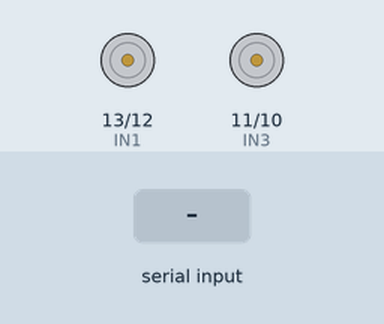
Recording of a sketch running on a simulated Arduino Uno, built with avr-gcc and run on an emulated ATmega328P. On the bench: motor-driver pin pairs drawn as motors (green arrow = first pin HIGH = forward, orange = second pin HIGH = backward, longer = more drive, scaled by the enable pin). The inputs (shaded band) are chosen by the test bench.

Above: at 1.2 s.
1.3 s: "F" received over Serial
At 2.3 s:
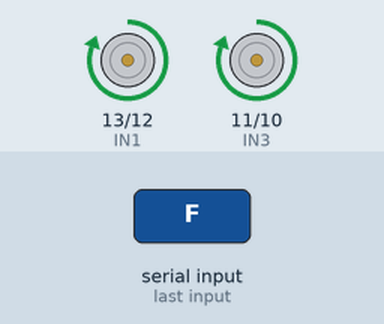
2.8 s: "B" received over Serial
At 3.4 s:
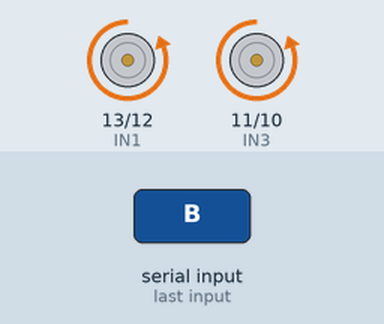
4.3 s: "L" received over Serial
At 5.5 s:
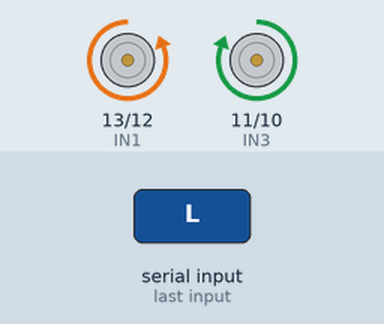
5.8 s: "R" received over Serial
At 6.9 s:
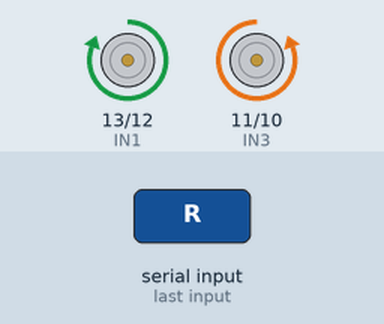
7.3 s: "S" received over Serial
At 8.0 s:
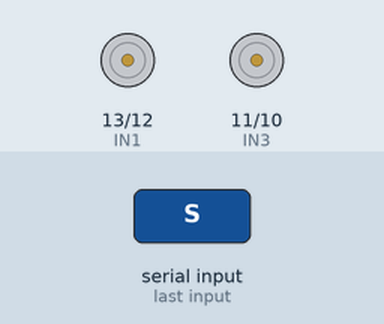
Timing chart, 0 to 9.8 s (numbered marks = the images above; inputs shaded):
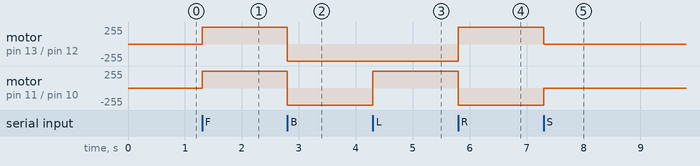

The sketch:

BTCar.ino
```cpp
// Definirea pinilor pentru L298N
#define IN1 13
#define IN2 12
#define IN3 11
#define IN4 10
#define ENA 9  // PWM pentru motorul din față
#define ENB 8  // PWM pentru motorul din spate

char command;
char lastCommand = '\0';

void setup() {
  // Configurarea pinilor ca ieșiri
  pinMode(IN1, OUTPUT);
  pinMode(IN2, OUTPUT);
  pinMode(IN3, OUTPUT);
  pinMode(IN4, OUTPUT);
  pinMode(ENA, OUTPUT);
  pinMode(ENB, OUTPUT);

  // Pornirea comunicației seriale
  Serial.begin(9600);
}

void loop() {
  if (Serial.available() > 0) {
    command = Serial.read();
    if (command != lastCommand) { // Execută doar dacă comanda se schimbă
      lastCommand = command;
      stopMotors(); // Oprește motoarele înainte de a schimba direcția
      switch (command) {
        case 'F': forward(); break; // Înainte
        case 'B': back(); break;    // Înapoi
        case 'L': left(); break;    // Stânga
        case 'R': right(); break;   // Dreapta
        case 'S': stopMotors(); break; // Stop
      }
    }
  }
}

void forward() {
  // Motoarele merg înainte
  digitalWrite(IN1, HIGH);
  digitalWrite(IN2, LOW);
  digitalWrite(IN3, HIGH);
  digitalWrite(IN4, LOW);
  analogWrite(ENA, 255); // Setare viteză maximă pentru motorul din față
  analogWrite(ENB, 255); // Setare viteză maximă pentru motorul din spate
}

void back() {
  // Motoarele merg înapoi
  digitalWrite(IN1, LOW);
  digitalWrite(IN2, HIGH);
  digitalWrite(IN3, LOW);
  digitalWrite(IN4, HIGH);
  analogWrite(ENA, 255);
  analogWrite(ENB, 255);
}

void left() {
  // Rotire spre stânga
  digitalWrite(IN1, LOW);
  digitalWrite(IN2, HIGH);
  digitalWrite(IN3, HIGH);
  digitalWrite(IN4, LOW);
  analogWrite(ENA, 255);
  analogWrite(ENB, 255);
}

void right() {
  // Rotire spre dreapta
  digitalWrite(IN1, HIGH);
  digitalWrite(IN2, LOW);
  digitalWrite(IN3, LOW);
  digitalWrite(IN4, HIGH);
  analogWrite(ENA, 255);
  analogWrite(ENB, 255);
}

void stopMotors() {
  // Oprirea motoarelor
  digitalWrite(IN1, LOW);
  digitalWrite(IN2, LOW);
  digitalWrite(IN3, LOW);
  digitalWrite(IN4, LOW);
  analogWrite(ENA, 0);
  analogWrite(ENB, 0);
}
```

Measured:
- after the input at 1.3 s, motor on pin 13 (IN1) / pin 12 (IN2), motor on pin 11 (IN3) / pin 10 (IN4): stopped → forward 255/255 at once
- after the input at 2.8 s, motor on pin 13 (IN1) / pin 12 (IN2), motor on pin 11 (IN3) / pin 10 (IN4): forward 255/255 → backward 255/255 at once
- after the input at 4.3 s, motor on pin 11 (IN3) / pin 10 (IN4): backward 255/255 → forward 255/255 at once
- after the input at 5.8 s, motor on pin 13 (IN1) / pin 12 (IN2): backward 255/255 → forward 255/255 at once; motor on pin 11 (IN3) / pin 10 (IN4): forward 255/255 → backward 255/255 at once
- after the input at 7.3 s, motor on pin 13 (IN1) / pin 12 (IN2): forward 255/255 → stopped at once; motor on pin 11 (IN3) / pin 10 (IN4): backward 255/255 → stopped at once
